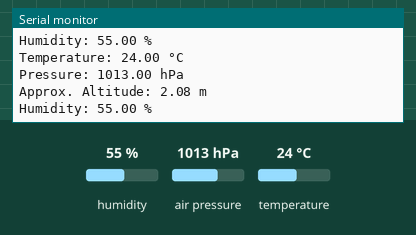
This program was run on a simulated Arduino Uno, built with avr-gcc and run on an emulated ATmega328P. Shown: the last lines printed to the serial monitor. The test bench sets the inputs (shaded band); at power-on: humidity 55 %, air pressure 1013 hPa, temperature 24 °C.

Above: at 1.2 s.
1.3 s: humidity set to 22 %
At 2.6 s:
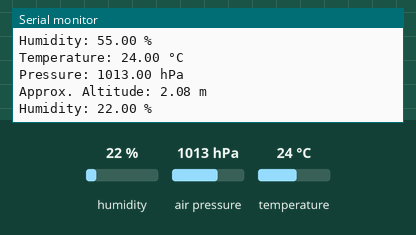
2.8 s: air pressure set to 952 hPa
At 3.5 s:
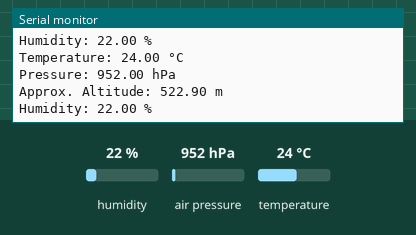

The program:

main.cpp
```cpp
/*
  BME280 by Everything2067.
  Displays a BME280 sensor's readings.
  The sensor interfaces via both I2C and SPI.
  You can change the protocol (I2C and SPI), sensor address (I2C only), sea level pressure, delay, and baud rate.
*/

// I2C Settings
  #define I2C_MODE
  #define SENSOR_ADDRESS 0x76

// SPI Settings
  // #define SPI_MODE
  // #define BME280_CIPO
  // #define BME280_COPI
  // #define BME280_SCK
  // #define BME280_CS

// Defining values, you can set them as per your needs.
  #define DELAY 1000
  #define SEALEVELPRESSURE_HPA 1013.25

// Uncomment and change this to set baud rate.
  // #define BAUD_RATE
  #ifndef BAUD_RATE
    #ifdef ARDUINO_BOARD
      #define BAUD_RATE 9600
    #endif
    #ifdef ESP_BOARD
      #define BAUD_RATE 115200
    #endif
  #endif


// Including required libraries.
  #ifdef I2C_MODE
    #include <Wire.h>
  #endif
  #ifdef SPI_MODE
    #include <SPI_Pins.h>
  #endif
  #include <Adafruit_Sensor.h>
  #include <Adafruit_BME280.h>

#ifdef I2C_MODE
  Adafruit_BME280 BME;
#endif
#ifdef SPI_MODE
  Adafruit_BME280 BME(CS_PIN, COPI_PIN, CIPO_PIN, SCK_PIN);
#endif

void setup() {
    Serial.begin(BAUD_RATE);
    #ifdef I2C_MODE
      BME.begin(SENSOR_ADDRESS);
    #endif
    #ifdef SPI_MODE
      BME.begin();
    #endif
}

void loop() {
  // Temperature
  Serial.print("Temperature: ");
  Serial.print(BME.readTemperature());
  Serial.println(" °C");

  // Pressure
  Serial.print("Pressure: ");
  Serial.print(BME.readPressure() / 100.0F);
  Serial.println(" hPa");

  // Altitude
  Serial.print("Approx. Altitude: ");
  Serial.print(BME.readAltitude(SEALEVELPRESSURE_HPA));
  Serial.println(" m");

  // Humidity
  Serial.print("Humidity: ");
  Serial.print(BME.readHumidity());
  Serial.println(" %");

  Serial.println();
  delay(DELAY);
}
```

Measured:
- after the input at 1.3 s, the serial monitor: prints a new line after 0.84 s (image 1)
- after the input at 2.8 s, the serial monitor: prints a new line after 0.32 s (image 2)
